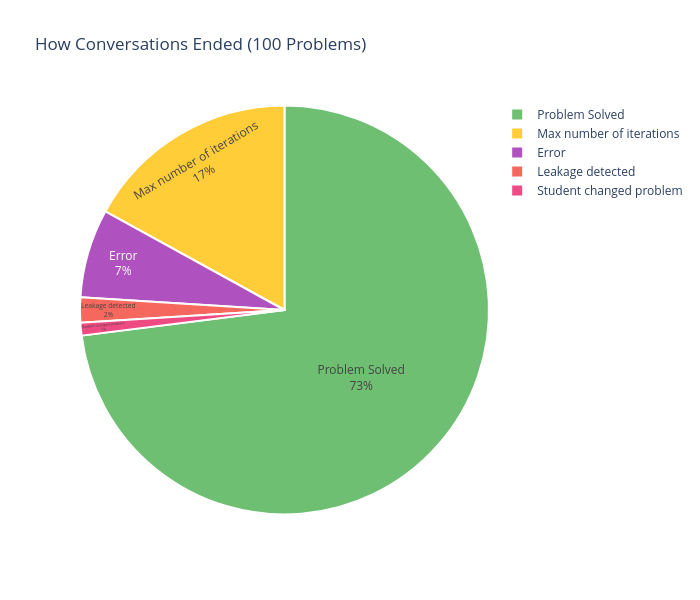

Write notebook code for a chart like this one.
### Markdown cell above
# Graph 1: Conversation End Reasons (Pie Chart)

### Code cell
import json
from collections import Counter

# Extract stop reasons from all interaction files
stop_reasons = []
stop_explanations = Counter()

for interaction_file in interaction_files:
    with open(interaction_file, 'r') as f:
        interactions = json.load(f)
    
    # Find the stop entry (should be last or near end)
    for entry in interactions:
        if isinstance(entry, dict) and "stop" in entry:
            stop_info = entry["stop"]
            
            # Determine the reason
            if "error" in stop_info:
                reason = "Error"
            elif "problem_finished" in stop_info:
                if stop_info["problem_finished"]:
                    reason = "Problem Solved"
                else:
                    explanation = stop_info.get("explanation", "Unknown")
                    reason = explanation
            else:
                reason = "Unknown"
            
            stop_reasons.append(reason)
            stop_explanations[reason] += 1

# Aggregate similar reasons
reason_counts = Counter(stop_reasons)
print("Stop Reasons Distribution:")
for reason, count in reason_counts.most_common():
    pct = (count / len(stop_reasons)) * 100
    print(f"  {reason}: {count} ({pct:.1f}%)")

# Create pie chart
colors = {
    "Problem Solved": "rgba(76, 175, 80, 0.8)",           # Green
    "Max number of iterations": "rgba(255, 193, 7, 0.8)", # Amber
    "Leakage detected": "rgba(244, 67, 54, 0.8)",         # Red
    "Student changed problem": "rgba(233, 30, 99, 0.8)",  # Pink
    "Error": "rgba(156, 39, 176, 0.8)",                   # Purple
}

fig = go.Figure(data=[
    go.Pie(
        labels=list(reason_counts.keys()),
        values=list(reason_counts.values()),
        marker=dict(
            colors=[colors.get(reason, 'rgba(158, 158, 158, 0.8)') for reason in reason_counts.keys()],
            line=dict(color='white', width=2)
        ),
        textposition='inside',
        textinfo='label+percent',
        hovertemplate='<b>%{label}</b><br>Count: %{value}<br>Percentage: %{percent}<extra></extra>'
    )
])

fig.update_layout(
    title="How Conversations Ended (100 Problems)",
    height=600,
    width=700,
    font=dict(size=12),
    showlegend=True
)

fig.show()

print(f"\nTotal problems analyzed: {len(stop_reasons)}")

### Figure 1 — Plotly figure (JSON) as saved in the notebook; plotly's stock layout.template omitted (floating-point values rounded to 4 significant figures)
{"data": [{"hovertemplate": "<b>%{label}</b><br>Count: %{value}<br>Percentage: %{percent}<extra></extra>", "labels": ["Problem Solved", "Max number of iterations", "Student changed problem", "Error", "Leakage detected"], "marker": {"colors": ["rgba(76, 175, 80, 0.8)", "rgba(255, 193, 7, 0.8)", "rgba(233, 30, 99, 0.8)", "rgba(156, 39, 176, 0.8)", "rgba(244, 67, 54, 0.8)"], "line": {"color": "white", "width": 2}}, "textinfo": "label+percent", "textposition": "inside", "type": "pie", "values": [73, 17, 1, 7, 2]}], "layout": {"font": {"size": 12}, "height": 600, "showlegend": true, "title": {"text": "How Conversations Ended (100 Problems)"}, "width": 700}}
